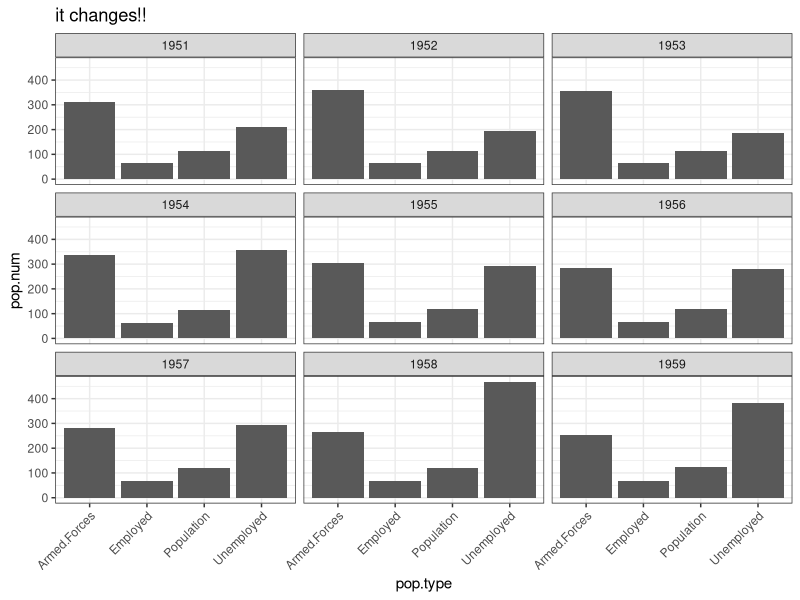
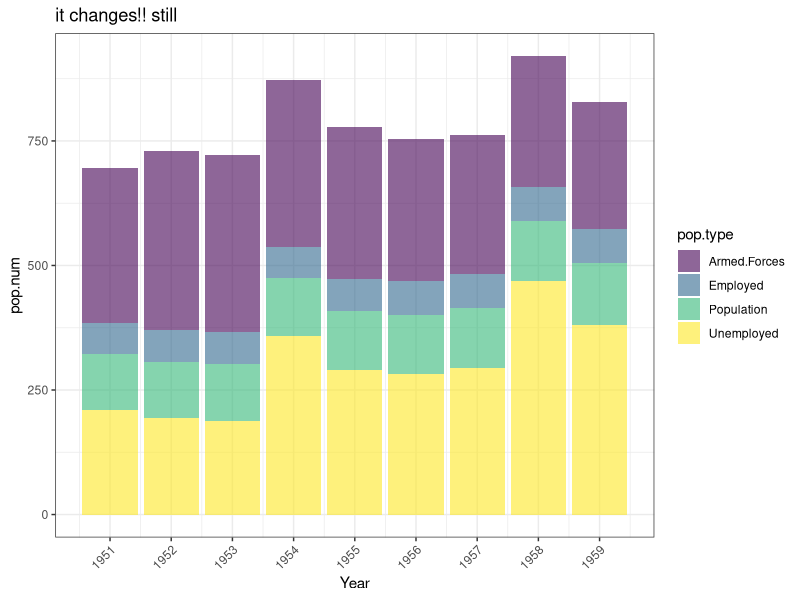
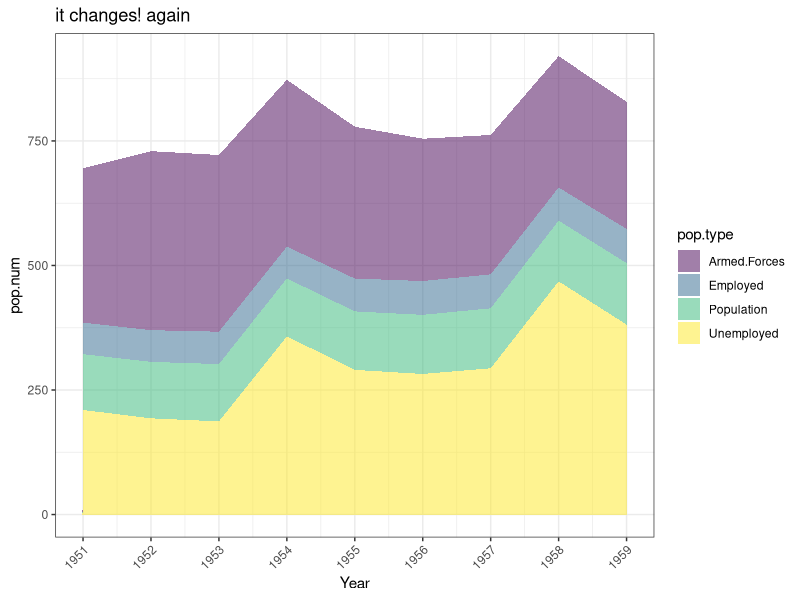
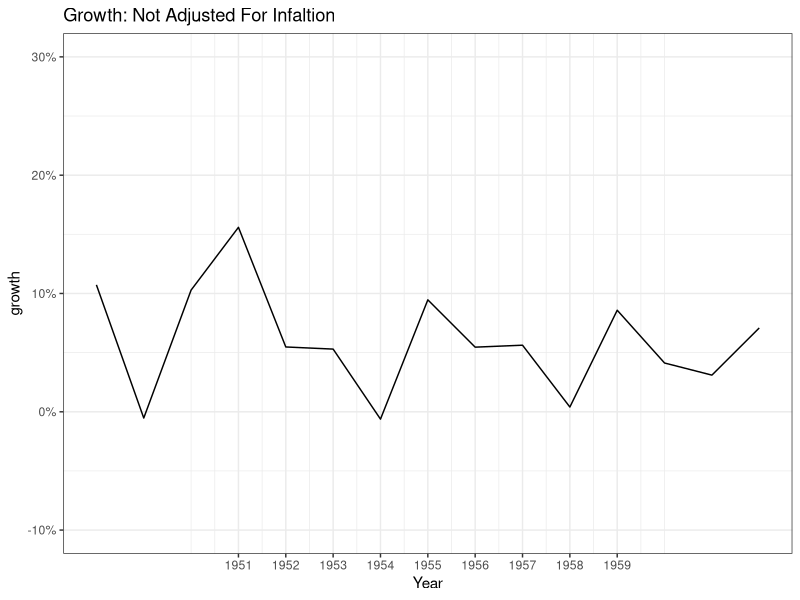
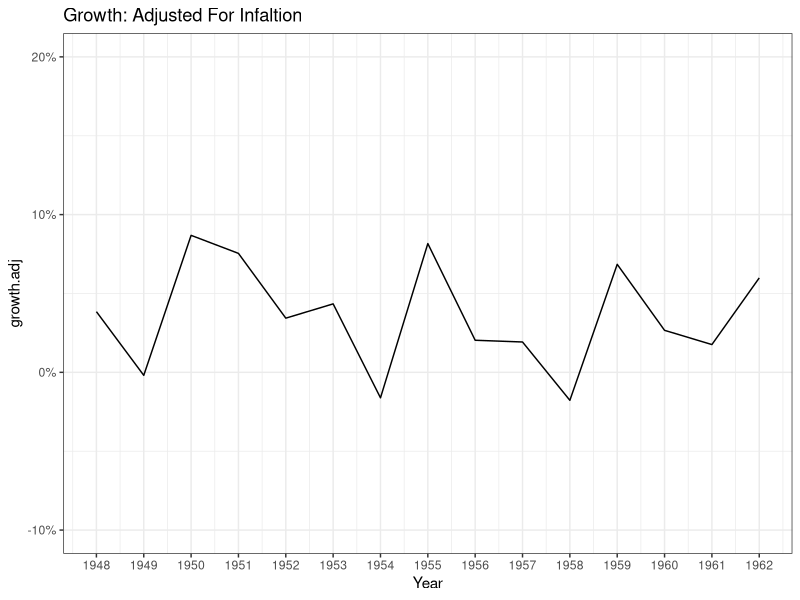
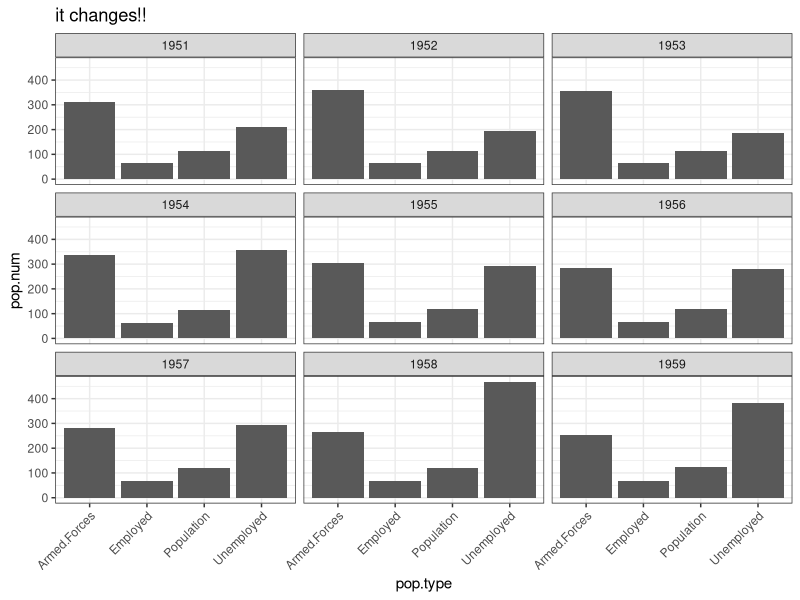
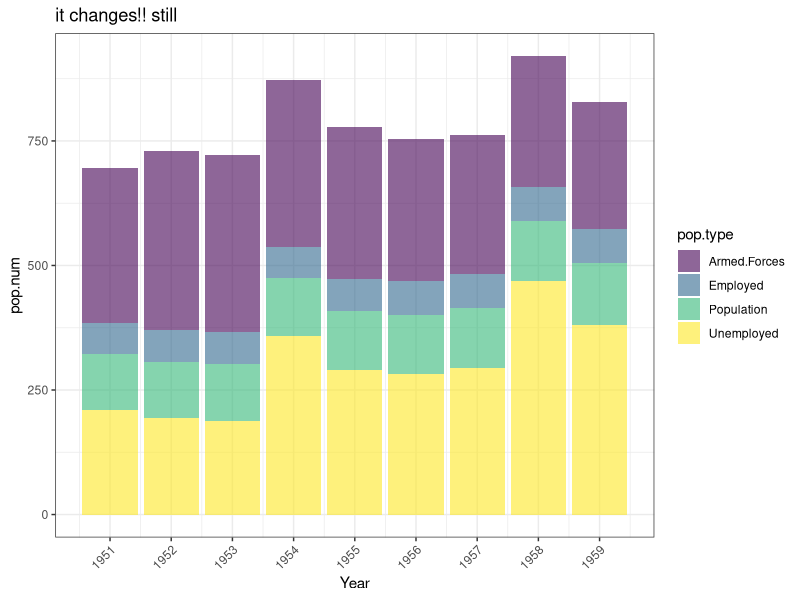
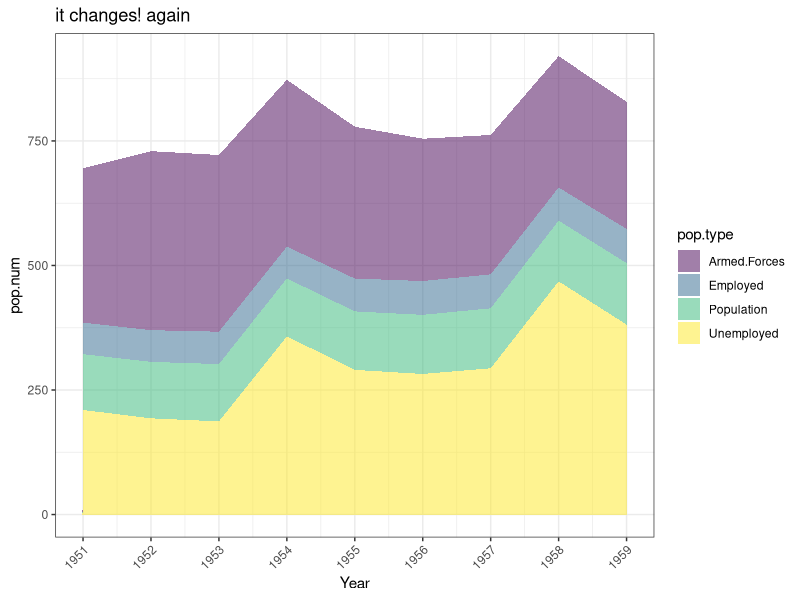

Generate these figures, in order, with R:
## ---- chunk 1
library(tidyverse)
library(ggthemes)
library(viridis)
## ---- chunk 2
# Importing data, creating variables, and generating a bunch of plots 

# dataframe with econ stats in it 
df <- longley %>% 
  mutate(GNP.adj = (GNP/GNP.deflator)*100)


# generating input dataset for bar plot of 1950s population levels
plot.input <- df %>% select(Year, Unemployed, Employed, Armed.Forces, Population) %>% 
      gather(., pop.type, pop.num, -Year) %>%  # transforming from wide to long
        filter(between(Year, 1951, 1959))

# Faceted bar charts

ggplot(plot.input, aes(pop.type, pop.num)) +
  geom_bar(stat = "identity") + 
    facet_wrap(~Year) + 
      ggtitle("it changes!!") + 
      theme_bw() + 
        theme(axis.text.x = element_text(angle = 45, hjust = 1))

# Stacked barchart 

ggplot(plot.input, aes(Year, pop.num)) +
  geom_bar(aes(fill = pop.type), stat = "identity", alpha = .6) + 
  scale_fill_viridis(discrete = TRUE) + 
  scale_x_continuous(breaks = c(seq(min(plot.input$Year), max(plot.input$Year)))) + 
      ggtitle("it changes!! still") + 
      theme_bw() +
        theme(axis.text.x = element_text(angle = 45, hjust = 1))

# Stacked Area Chart 
ggplot(plot.input, aes(Year, pop.num)) +
  geom_area(aes(fill = pop.type), alpha = .5) + 
  scale_fill_viridis(discrete = TRUE) + 
  scale_x_continuous(breaks = c(seq(min(plot.input$Year), max(plot.input$Year)))) + 
      ggtitle("it changes! again") + 
      theme_bw() +
        theme(axis.text.x = element_text(angle = 45, hjust = 1))

## ---- chunk 3
# creating input dataset for growth figures, making new variables, and creating plots

growth.input <- df %>% 
  mutate(
    growth = (GNP - lag(GNP)) / lag(GNP),
    growth.adj = (GNP.adj - lag(GNP.adj)) / lag(GNP.adj)) %>% 
      drop_na(growth)

ggplot(growth.input) + 
  geom_line(aes(Year, growth), size = .5) + 
    scale_y_continuous(breaks = c(-0.1, 0, .1, .2, .3), limits = c(-0.1, .3),
                       labels = scales::percent) + 
       scale_x_continuous(breaks = c(seq(min(plot.input$Year), max(plot.input$Year)))) + 
  ggtitle("Growth: Not Adjusted For Infaltion") + 
        theme_bw()
  

ggplot(growth.input) + 
  geom_line(aes(Year, growth.adj), size = .5) + 
  scale_y_continuous(breaks = c(-0.1, 0, .1, .2), limits = c(-0.1, .2),
                   labels = scales::percent) + 
       scale_x_continuous(breaks = c(seq(min(growth.input$Year), max(growth.input$Year)))) + 
   ggtitle("Growth: Adjusted For Infaltion") + 
        theme_bw()


    
## ---- chunk 4

# Faceted bar charts

ggplot(plot.input, aes(pop.type, pop.num)) +
  geom_bar(stat = "identity") + 
    facet_wrap(~Year) + 
      ggtitle("it changes!!") + 
      theme_bw() + 
        theme(axis.text.x = element_text(angle = 45, hjust = 1))


## ---- chunk 5

# Stacked barchart 

ggplot(plot.input, aes(Year, pop.num)) +
  geom_bar(aes(fill = pop.type), stat = "identity", alpha = .6) + 
  scale_fill_viridis(discrete = TRUE) + 
  scale_x_continuous(breaks = c(seq(min(plot.input$Year), max(plot.input$Year)))) + 
      ggtitle("it changes!! still") + 
      theme_bw() +
        theme(axis.text.x = element_text(angle = 45, hjust = 1))


## ---- chunk 6
# Stacked Area Chart 

ggplot(plot.input, aes(Year, pop.num)) +
  geom_area(aes(fill = pop.type), alpha = .5) + 
  scale_fill_viridis(discrete = TRUE) + 
  scale_x_continuous(breaks = c(seq(min(plot.input$Year), max(plot.input$Year)))) + 
      ggtitle("it changes! again") + 
      theme_bw() +
        theme(axis.text.x = element_text(angle = 45, hjust = 1))
## ---- chunk 7
# Making plot for nominal growth rate 

ggplot(growth.input) + 
  geom_line(aes(Year, growth), size = 1) + 
    scale_y_continuous(breaks = c(-0.1, 0, .1, .2, .3), limits = c(-0.1, .3),
                       labels = scales::percent) + 
       scale_x_continuous(breaks = c(seq(min(plot.input$Year), max(plot.input$Year)))) + 
  ggtitle("Growth: Not Adjusted For Infaltion") + 
        theme_bw()
  
## ---- chunk 8
# Making plot for inflation adjusted growth rate

ggplot(growth.input, aes(Year, growth.adj)) + 
  geom_line( size = 1 ) + 
  geom_smooth(fill = "grey70", linetype = 0, method = "lm" ) + 
  scale_y_continuous(breaks = c(-0.1, 0, .1, .2), limits = c(-0.1, .2),
                   labels = scales::percent) + 
       scale_x_continuous(breaks = c(seq(min(growth.input$Year), max(growth.input$Year)))) + 
   ggtitle("Growth: Adjusted For Infaltion") + 
        theme_bw()


